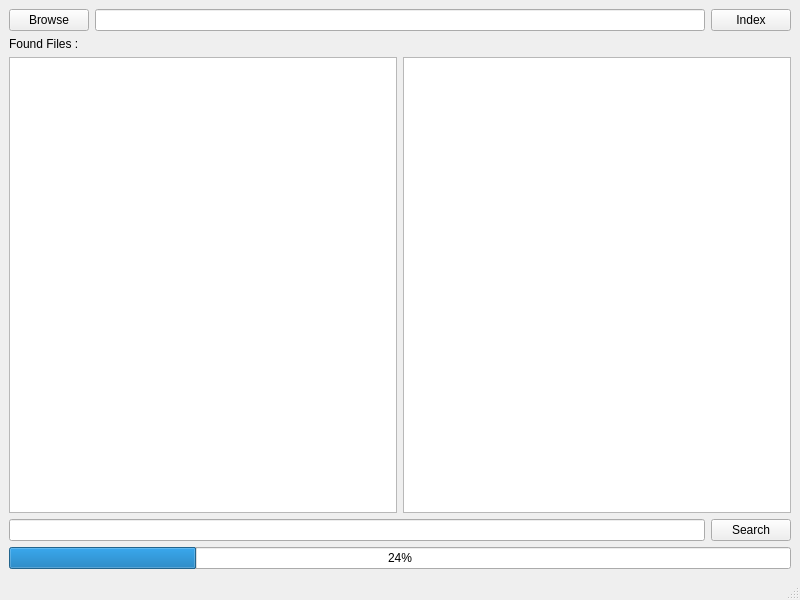
<?xml version="1.0" encoding="UTF-8"?>
<ui version="4.0">
 <class>MainWindow</class>
 <widget class="QMainWindow" name="MainWindow">
  <property name="geometry">
   <rect>
    <x>0</x>
    <y>0</y>
    <width>800</width>
    <height>600</height>
   </rect>
  </property>
  <property name="windowTitle">
   <string>MainWindow</string>
  </property>
  <widget class="QWidget" name="centralwidget">
   <layout class="QVBoxLayout" name="verticalLayout">
    <item>
     <layout class="QHBoxLayout" name="horizontalLayout_2">
      <item>
       <widget class="QPushButton" name="browse_button">
        <property name="text">
         <string>Browse</string>
        </property>
       </widget>
      </item>
      <item>
       <widget class="QLineEdit" name="path_lineEdit"/>
      </item>
      <item>
       <widget class="QPushButton" name="startIndex_button">
        <property name="text">
         <string>Index</string>
        </property>
       </widget>
      </item>
     </layout>
    </item>
    <item>
     <widget class="QLabel" name="numFiles_label">
      <property name="text">
       <string>Found Files :</string>
      </property>
     </widget>
    </item>
    <item>
     <layout class="QHBoxLayout" name="horizontalLayout_3">
      <item>
       <widget class="QListWidget" name="document_listView"/>
      </item>
      <item>
       <widget class="QTextEdit" name="file_textBrowser"/>
      </item>
     </layout>
    </item>
    <item>
     <layout class="QHBoxLayout" name="horizontalLayout">
      <item>
       <widget class="QLineEdit" name="search_lineEdit"/>
      </item>
      <item>
       <widget class="QPushButton" name="search_button">
        <property name="text">
         <string>Search</string>
        </property>
       </widget>
      </item>
     </layout>
    </item>
    <item>
     <widget class="QProgressBar" name="Indexing_progress">
      <property name="value">
       <number>24</number>
      </property>
      <property name="alignment">
       <set>Qt::AlignRight|Qt::AlignTrailing|Qt::AlignVCenter</set>
      </property>
     </widget>
    </item>
   </layout>
  </widget>
  <widget class="QMenuBar" name="menubar">
   <property name="geometry">
    <rect>
     <x>0</x>
     <y>0</y>
     <width>800</width>
     <height>21</height>
    </rect>
   </property>
  </widget>
  <widget class="QStatusBar" name="statusbar"/>
 </widget>
 <resources/>
 <connections/>
</ui>
